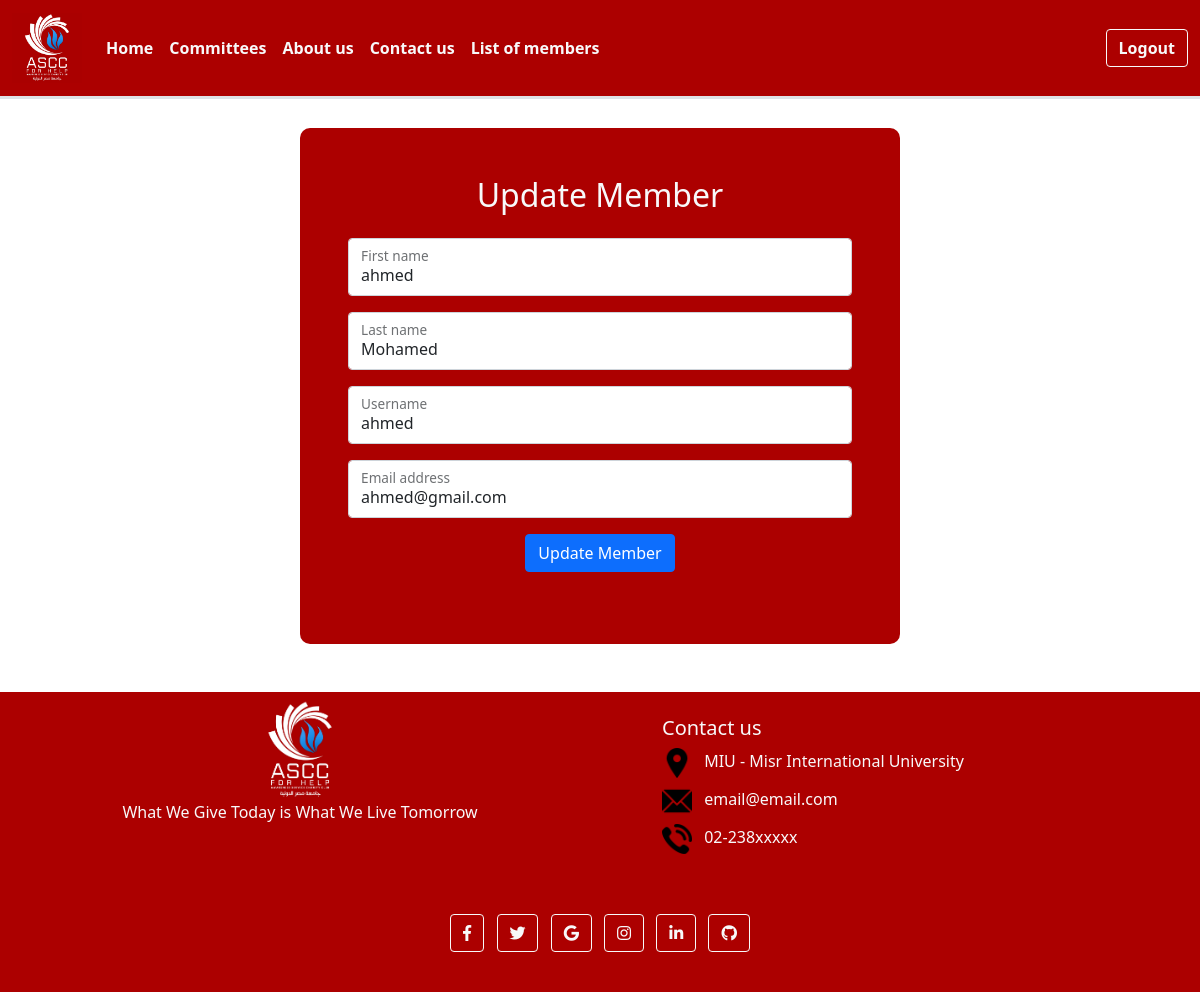
The app's page /update/14 (signed in) with its own data.
### Asec/models.py (models this page shows)
class User(AbstractUser):
    committeeId = models.ForeignKey("Committee", on_delete=models.CASCADE)
    roleId = models.ForeignKey("Role", on_delete=models.CASCADE)

### Asec/views.py (the view, shortened to what this page needs)
# urls.py: path('update/<int:id>', views.update, name='update'),
def update(request,id):
    if is_allowed(request,'update'):
        if request.method == 'GET':
            member = User.objects.get(id=id)
            return render(request, "Admin/update_member.html", {
                    "member": member
                })
    else:
        return HttpResponse("<h2>Page requires admin previliges</h2>")

### Asec/views.py (called while the page is built)
def is_allowed(request, urlName):
    roleId = Role.objects.get(id= request.user.roleId.pk)
    url = Urls.objects.get(name= urlName)
    return url.role_set.filter(pk=roleId.pk).exists()

### Asec/Templates/Admin/update_member.html (shortened to what this page needs)
{% extends "General/layout.html" %}
{% block content %}
<div
    class="container-lg my-5 p-5 "
    style="background-color: rgb(172, 0, 0); border-radius: 10px; width: 600px;"
>
    <h2 class="mb-4 text-center text-light">Update Member</h2>
    <form action="{% url 'update' id=member.id%}" method="POST">
        <div class="form-floating mb-3">
            <input type="text" class="form-control" id="firstName" placeholder="First name" name="firstName" value="{{ member.first_name}}" required >
            <label for="firstName">First name</label>
        </div>
        <div class="form-floating mb-3">
            <input type="text" class="form-control" id="lastName" placeholder="Last name" name="lastName" value="{{ member.last_name}}" required>
            <label for="lastName">Last name</label>
        </div>
        <div class="form-floating mb-3">
            <input type="text" class="form-control" id="username" placeholder="Username" name="username" value="{{ member.username}}" required>
            <label for="username">Username</label>
        </div>
        <div class="form-floating mb-3">
            <input type="email" class="form-control" id="email" placeholder="name@example.com" name="email" value="{{ member.email}}" required>
            <label for="email">Email address</label>
        </div>
        <div class="text-center text-light">
            <input type="submit" class="btn btn-primary btn-block mb-4" value="Update Member">
        </div>
    </form>
</div>
{% endblock %}

### Asec/static/styles/general.css (style rules this page uses)
body { margin: 0; padding-top: 80px; background-color: rgb(250, 250, 250); }

### records on screen
User: firstName "ahmed", lastName "Mohamed", username "ahmed", email "ahmed@gmail.com"
